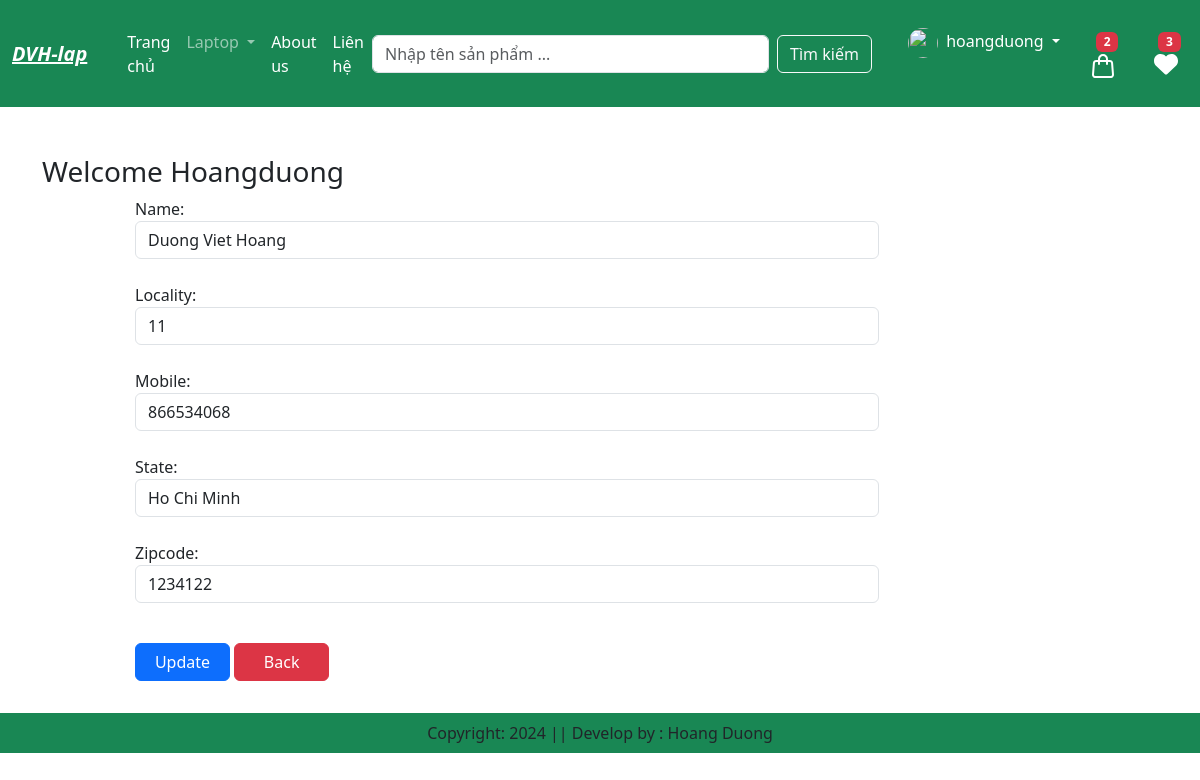
Screenshot of /updateAddress/11 (signed in) with the database file from the repository.
### app/models.py (models this page shows, shortened)
class Customer(models.Model):
    user =  models.ForeignKey(User, on_delete= models.CASCADE)
    name = models.CharField(max_length=200)
    locality = models.CharField(max_length=200)
    mobile = models.IntegerField(default=0)
    zipcode=  models.IntegerField()
    state = models.CharField(choices=STATE_CHOICES, max_length=100)

### app/views.py (the view, shortened to what this page needs)
# urls.py: path("updateAddress/<int:pk>", views.updateAddress.as_view(), name= 'updateAddress'),
@method_decorator(login_required, name='dispatch')
class updateAddress(View):
    def get(self,request, pk):
        totalitem = 0
        wishitem=0
        if request.user.is_authenticated:
            totalitem = len(Cart.objects.filter(user= request.user))
            wishitem = len(Wishlist.objects.filter(user= request.user))
        add = Customer.objects.get(pk=pk)
        form = CustomerProfileForm(instance=add)   # Tự động diền vào form
        return render(request, 'app/updateAddress.html',locals())

### app/forms.py
class CustomerProfileForm(forms.ModelForm):
    class Meta:
        model = Customer
        fields = ['name', 'locality', 'mobile', 'state', 'zipcode']
        widgets = {
            'name': forms.TextInput(attrs={'class':'form-control'}),
            'locality': forms.TextInput(attrs={'class':'form-control'}),
            'mobile': forms.NumberInput(attrs={'class':'form-control'}),
            'state': forms.Select(attrs={'class':'form-control'}),
            'zipcode': forms.NumberInput(attrs={'class':'form-control'}),
        }

### app/templates/app/updateAddress.html (shortened to what this page needs)
{% extends 'app/base.html' %}
{% load static %}
{% block main_content %}
<div class="container my-5">
    <h3>Welcome <span class="text-capitalize">{{request.user}}</span></h3>
    <div class="col-sm-8 offset-sm-1">
        <form action="" method="post">
            {% for fm in form %}
                {{fm.label_tag}} {{fm}}<small class="text-danger">{{fm.errors|striptags}}</small> <br />
			{% endfor %}
            <div class="col-12 mt-3">
                <button class="btn btn-primary">Update</button>
                <a href="{% url 'address' %}" class="btn btn-danger">Back</a>
            </div>
        </form>
    </div>
</div>
{% endblock main_content %}

### app/templates/app/base.html (shortened to what this page needs)
{% load static %}
<!DOCTYPE html>
<html lang="en">
	<head>
		<link
			href="https://cdn.jsdelivr.net/npm/bootstrap@5.3.3/dist/css/bootstrap.min.css"
			rel="stylesheet"
		/>
		<link
			rel="stylesheet"
			href="{% static 'app/css/owl.carousel.min.css' %}"
		/>
		<link rel="stylesheet" href="{% static 'app/css/all.min.css' %}" />
		<link rel="stylesheet" href="https://cdnjs.cloudflare.com/ajax/libs/font-awesome/6.5.2/css/all.min.css">
		<link rel="stylesheet" href="{% static 'app/css/style.css' %}" />
	</head>
	<body>
		<nav class="navbar navbar-expand-lg navbar-dark bg-success">
			<div class="container-fluid">
				<a class="navbar-brand fw-blold" style="font-weight: 600; color: #fff; font-style: italic; text-decoration: underline;" href="/">
					DVH-lap
				</a>
				<div class="collapse navbar-collapse mx-3" id="navbarSupportedContent">
					<ul class="navbar-nav me-auto mb-2 mb-lg-0">
						{% if request.user.is_authenticated %}
						<li class="nav-item">
							<a class="nav-link active .nav-link-hover" aria-current="page" href="/"
								>Trang chủ</a
							>
						</li>
						<li class="nav-item dropdown">
							<a
								class="nav-link dropdown-toggle"
								href="#"
								role="button"
								data-bs-toggle="dropdown"
								aria-expanded="false"
							>
								Laptop
							</a>
						</li>
						<li class="nav-item">
							<a class="nav-link text-white" href="{% url 'about' %}">About us</a>
						</li>
						<li class="nav-item">
							<a class="nav-link text-white" href="{% url 'contact' %}">Liên hệ</a>
						</li>
					</ul>
					<form class="d-flex search-input" role="search" action="/search">
						<input
							class="form-control me-2"
							type="search"
							placeholder="Nhập tên sản phẩm ..."
							name = "search"
							aria-label="Search"
						/>
						<button class="btn btn-outline-light" type="submit">
							Tìm kiếm
						</button>
					</form>
				</div>
				<ul class="navbar-nav me-auto mb-2 mb-lg-0">
					<li class="nav-item dropdown mx-2">
						<a class="nav-link dropdown-toggle text-white" href="#" id="profileDropdown" role="button" data-bs-toggle="dropdown"
						aria-expanded="false">
						<img class="d-inline-block mx-1" style="width: 30px;height: 30px; border-radius: 50%;" src="{% static 'app/images/user.jpg' %}" alt="">
						{{request.user}}
						</a>
					</li>
					<li class="nav-item mx-2"><a href="{% url 'showcart' %}" class="nav-link text-white"><span class="badge bg-danger mx-1">{% if totalitem > 0  %}{{totalitem}}{% endif %}</span></a></li>
					<li class="nav-item mx-2"><a href="{% url 'showwishlist' %}" class="nav-link text-white"><span class="badge bg-danger mx-1">
						{% if wishitem > 0 %}{{wishitem}}{% endif %}
					</span><i class="fs-4 fa-solid fa-heart"></i></a></li>
					{% else %}
					<li class="nav-item mx-2"><a href="{% url 'login' %}" class="nav-link text-white">Đăng nhập</a></li>
					<li class="nav-item mx-2"><a href="{% url 'customerregistration' %}" class="nav-link text-white">Đăng kí</a></li>
					{% endif %}
				</ul>
			</div>
		</nav>
		{% block main_content %}{% endblock main_content %}
		<footer class="container-fluid bg-success text-center p-2 mt-4">Copyright: 2024 || Develop by : Hoang Duong</footer>
	</body>
</html>

### app/static/app/css/style.css (style rules this page uses)
body { min-height: 100%; position: relative; }
footer { position: absolute; bottom: 0; }
.btn { min-width: 95px; }
.search-input { min-width: 500px; }
.navbar { padding-top: 20px; padding-bottom: 20px; }

### rows the page displays
Customer: form "Duong Viet Hoang" "11" "866534068" "Ho Chi Minh" "1234122"

### other values shown
{{ request.user }} "hoangduong"
{{ totalitem }} "2"
{{ wishitem }} "3"
{{ request.user }} "Hoangduong"
{{ fm.label_tag }} "Name:" "Locality:" "Mobile:" "State:" "Zipcode:"
